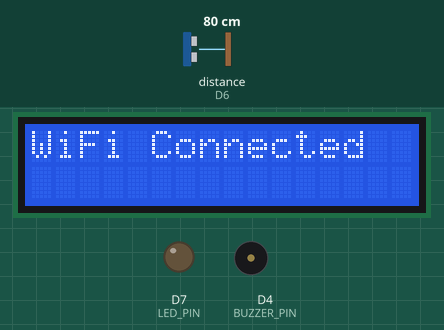
Simulated run of this sketch. Board: ESP8266 (NodeMCU). Shown: 16×2 character LCD, output pins drawn as LEDs (lit = HIGH), buzzer (waves = sounding, pin HIGH). Wiring (inferred from the names in the program): ultrasonic range finder: trigger D5; echo D6. The inputs (shaded band) are chosen by the test bench; at power-on: distance to the obstacle (sensor on D6) 80 cm. The echo pulse lasts 58.3 µs per cm; WiFi joins after 1.5 s; servers stay silent unless stated; uploads are accepted with an empty reply; pins used as bus, display or sensor lines are not drawn; what the sketch prints to the serial monitor is not drawn.

Above: at 2.2 s.
At 4.3 s:
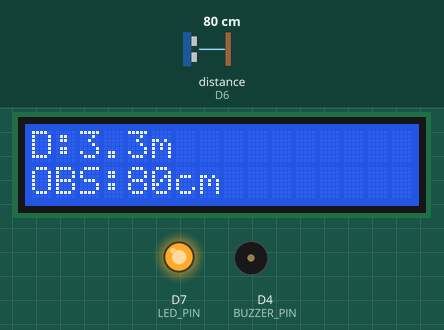
4.4 s: distance to the obstacle (sensor on D6) set to 55 cm
At 5.7 s:
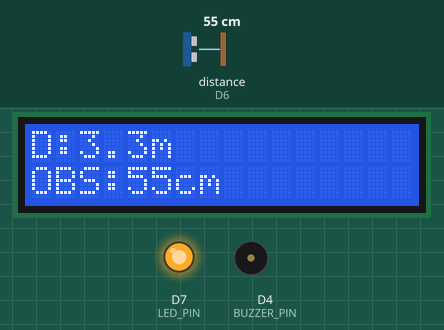
6.0 s: distance to the obstacle (sensor on D6) set to 45 cm
At 7.2 s:
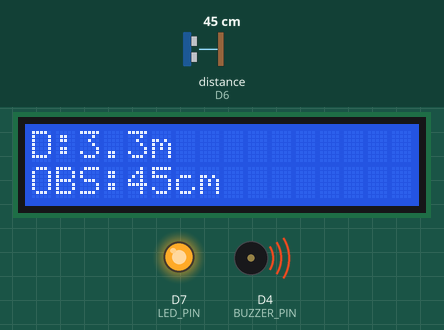
7.5 s: distance to the obstacle (sensor on D6) set to 2 cm
At 8.9 s:
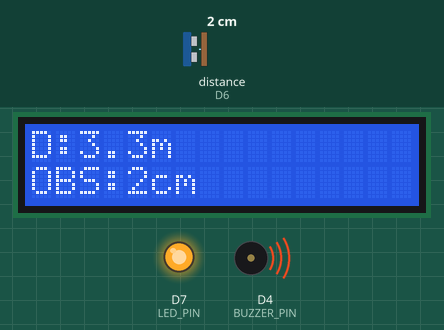
Timing chart, 0 to 10.5 s (numbered marks = the images above; inputs shaded):
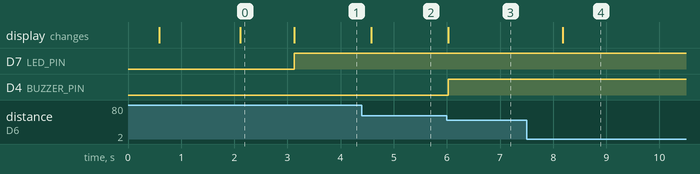

The sketch:

vehicle2.ino
```cpp
#include <ESP8266WiFi.h>
#include <ESP8266HTTPClient.h>

#include <Wire.h>
#include <hd44780.h>
#include <hd44780ioClass/hd44780_I2Cexp.h>

// ======================================================
// WIFI
// ======================================================

const char* ssid = "ESP_DISTANCE";
const char* password = "12345678";

const char* serverIP = "192.168.4.1";

// ======================================================
// LCD
// ======================================================

hd44780_I2Cexp lcd;

// ======================================================
// PINS
// ======================================================

#define LCD_SDA D2
#define LCD_SCL D1

#define TRIG_PIN D5
#define ECHO_PIN D6

#define BUZZER_PIN D4
#define LED_PIN D7

// ======================================================
// LIMITS
// ======================================================

const float SAFE_DISTANCE = 5.0;
const float WARNING_DISTANCE = 2.0;

const float OBSTACLE_WARNING = 50.0;

// ======================================================
// RSSI CALIBRATION
// ======================================================

// Measure RSSI when ESPs are exactly 1 meter apart.

float RSSI_1M = -45.0;

// Indoor path-loss factor
float N = 2.5;

// ======================================================
// ULTRASONIC
// ======================================================

float measureDistance()
{
  digitalWrite(TRIG_PIN, LOW);
  delayMicroseconds(3);

  digitalWrite(TRIG_PIN, HIGH);
  delayMicroseconds(10);

  digitalWrite(TRIG_PIN, LOW);

  unsigned long duration =
    pulseIn(
      ECHO_PIN,
      HIGH,
      30000
    );

  if (duration == 0)
    return 999.0;

  return duration * 0.0343 / 2.0;
}

// ======================================================
// WIFI CONNECT
// ======================================================

void connectWiFi()
{
  WiFi.mode(WIFI_STA);

  WiFi.begin(
    ssid,
    password
  );

  Serial.print("Connecting");

  int attempts = 0;

  while (
    WiFi.status() != WL_CONNECTED &&
    attempts < 30
  )
  {
    delay(500);
    Serial.print(".");
    attempts++;
  }

  Serial.println();

  if (
    WiFi.status() ==
    WL_CONNECTED
  )
  {
    Serial.println("WiFi connected");

    Serial.print("IP: ");
    Serial.println(
      WiFi.localIP()
    );
  }
  else
  {
    Serial.println(
      "WiFi connection failed"
    );
  }
}

// ======================================================
// SETUP
// ======================================================

void setup()
{
  Serial.begin(115200);

  delay(500);

  // ====================================================
  // I2C
  // ====================================================

  Wire.begin(
    LCD_SDA,
    LCD_SCL
  );

  // ====================================================
  // LCD
  // ====================================================

  int lcdStatus =
    lcd.begin(
      16,
      2
    );

  if (lcdStatus)
  {
    Serial.print(
      "LCD Error: "
    );

    Serial.println(
      lcdStatus
    );
  }

  lcd.backlight();

  lcd.clear();

  lcd.setCursor(0, 0);
  lcd.print("VEHICLE 2");

  lcd.setCursor(0, 1);
  lcd.print("Connecting...");

  // ====================================================
  // GPIO
  // ====================================================

  pinMode(
    TRIG_PIN,
    OUTPUT
  );

  pinMode(
    ECHO_PIN,
    INPUT
  );

  pinMode(
    BUZZER_PIN,
    OUTPUT
  );

  pinMode(
    LED_PIN,
    OUTPUT
  );

  digitalWrite(
    BUZZER_PIN,
    LOW
  );

  digitalWrite(
    LED_PIN,
    LOW
  );

  // ====================================================
  // WIFI
  // ====================================================

  connectWiFi();

  lcd.clear();

  lcd.setCursor(0, 0);
  lcd.print("WiFi Connected");

  delay(1000);
}

// ======================================================
// LOOP
// ======================================================

void loop()
{
  // ====================================================
  // CHECK WIFI
  // ====================================================

  if (
    WiFi.status() !=
    WL_CONNECTED
  )
  {
    digitalWrite(
      LED_PIN,
      LOW
    );

    digitalWrite(
      BUZZER_PIN,
      LOW
    );

    lcd.clear();

    lcd.setCursor(0, 0);
    lcd.print("WiFi Lost");

    connectWiFi();

    delay(1000);

    return;
  }

  // ====================================================
  // RSSI
  // ====================================================

  int rssi =
    WiFi.RSSI();

  // ====================================================
  // RSSI DISTANCE
  // ====================================================

  float espDistance =
    pow(
      10.0,
      (RSSI_1M - rssi) /
      (10.0 * N)
    );

  // ====================================================
  // ULTRASONIC
  // ====================================================

  float obstacle =
    measureDistance();

  // ====================================================
  // LCD
  // ====================================================

  lcd.clear();

  lcd.setCursor(0, 0);

  lcd.print("D:");
  lcd.print(
    espDistance,
    1
  );
  lcd.print("m");

  lcd.setCursor(0, 1);

  lcd.print("OBS:");
  lcd.print(
    obstacle,
    0
  );
  lcd.print("cm");

  // ====================================================
  // STATUS
  // ====================================================

  bool danger = false;
  bool warning = false;

  if (
    obstacle <=
    OBSTACLE_WARNING
  )
  {
    danger = true;
  }

  else if (
    espDistance > 0 &&
    espDistance < WARNING_DISTANCE
  )
  {
    danger = true;
  }

  else if (
    espDistance >= WARNING_DISTANCE &&
    espDistance <= SAFE_DISTANCE
  )
  {
    warning = true;
  }

  // ====================================================
  // LED + BUZZER
  // ====================================================

  if (danger)
  {
    digitalWrite(
      LED_PIN,
      HIGH
    );

    digitalWrite(
      BUZZER_PIN,
      HIGH
    );
  }

  else if (warning)
  {
    digitalWrite(
      LED_PIN,
      HIGH
    );

    digitalWrite(
      BUZZER_PIN,
      LOW
    );
  }

  else
  {
    digitalWrite(
      LED_PIN,
      LOW
    );

    digitalWrite(
      BUZZER_PIN,
      LOW
    );
  }

  // ====================================================
  // SEND TO ESP8266 #1
  // ====================================================

  WiFiClient client;

  HTTPClient http;

  String url =
    "http://192.168.4.1/data?";

  url +=
    "distance=";

  url +=
    String(
      espDistance,
      2
    );

  url +=
    "&obstacle=";

  url +=
    String(
      obstacle,
      1
    );

  url +=
    "&rssi=";

  url +=
    String(
      rssi
    );

  Serial.println(
    "-------------------------"
  );

  Serial.print(
    "RSSI: "
  );

  Serial.print(
    rssi
  );

  Serial.println(
    " dBm"
  );

  Serial.print(
    "Distance: "
  );

  Serial.print(
    espDistance,
    2
  );

  Serial.println(
    " m"
  );

  Serial.print(
    "Obstacle: "
  );

  Serial.print(
    obstacle,
    1
  );

  Serial.println(
    " cm"
  );

  if (
    http.begin(
      client,
      url
    )
  )
  {
    int httpCode =
      http.GET();

    Serial.print(
      "HTTP Code: "
    );

    Serial.println(
      httpCode
    );

    http.end();
  }

  delay(500);
}
```

Measured:
- the behaviour switches between 51 and 50 cm on distance to the obstacle (sensor on D6) (found by bisection; images 2 and 3)
- after the input at 4.4 s, the display: changes after 0.18 s (image 2)
- after the input at 6.0 s, D4 (BUZZER_PIN): LOW → HIGH at once; the display: changes at once (image 3)
- after the input at 7.5 s, the display: changes after 0.69 s (image 4)
- what the display in image 0 shows lasts 1.0 s, from 2.1 s to 3.1 s
